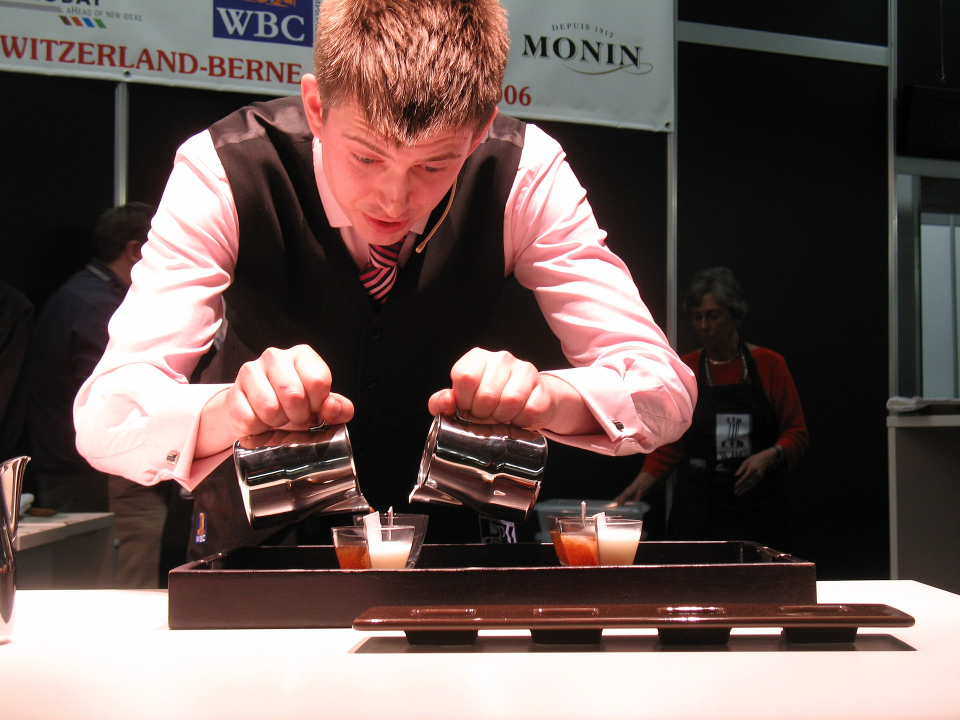
#> input picture assets/images/raster/photo-barista.jpg, 1920 x 1440 px (shown at 1/2 size)
$ python generate_avif.py
#> lines starting #> are read from the running program, lines starting #| are printed output that depends on the picture
"""
Generate AVIF derivatives from raster originals in assets/images/raster/
Requires: pillow-avif-plugin (already installed)
Produces files in assets/images/derivatives like photo-forest-320.avif
"""
from pathlib import Path
from PIL import Image

ROOT = Path(__file__).resolve().parents[1]
RASTER = ROOT / 'assets' / 'images' / 'raster'
DERIV = ROOT / 'assets' / 'images' / 'derivatives'
DERIV.mkdir(parents=True, exist_ok=True)
WIDTHS = [320, 640, 1280]

raster_files = sorted([p for p in RASTER.iterdir() if p.suffix.lower() in ('.jpg', '.jpeg', '.png')])
if not raster_files:
    print('No raster files found in', RASTER)
    exit(0)

for p in raster_files:
    name = p.stem
    try:
        img = Image.open(p).convert('RGBA')
    except Exception as e:
        print('Failed to open', p.name, e)
        continue
    for w in WIDTHS:
        ratio = w / float(img.width)
        h = int(img.height * ratio)
        resized = img.resize((w, h), Image.LANCZOS)
        out = DERIV / f"{name}-{w}.avif"
        try:
            resized.save(out, format='AVIF', quality=80, speed=0)
            print('Wrote', out.name)
        except Exception as e:
            print('AVIF save failed for', out.name, e)
#> this loop made 3 passes
#> pass 1, `resized = img.resize((w, h), Image.LANCZOS)`:
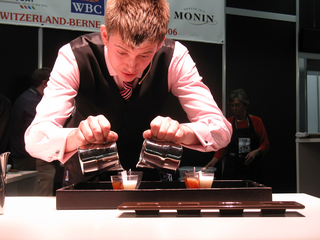
#> resized: PIL image 320x240 RGBA; mean R, G, B, A 105.3, 87.8, 84.8, 255
#> pass 2, `resized = img.resize((w, h), Image.LANCZOS)`:
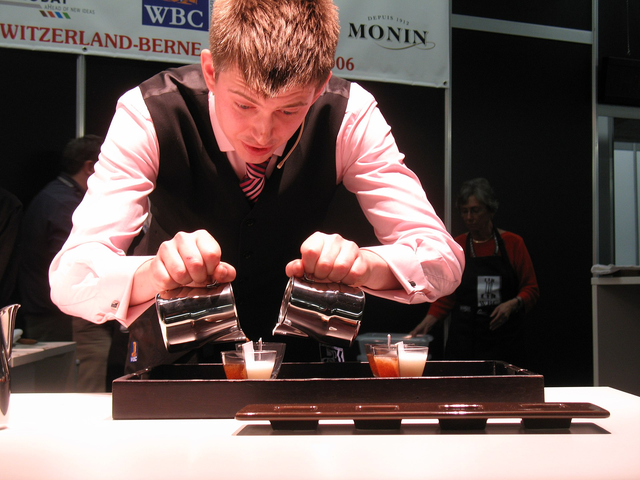
#> resized: PIL image 640x480 RGBA; mean R, G, B, A 105.4, 87.8, 84.8, 255

print('AVIF generation done')
